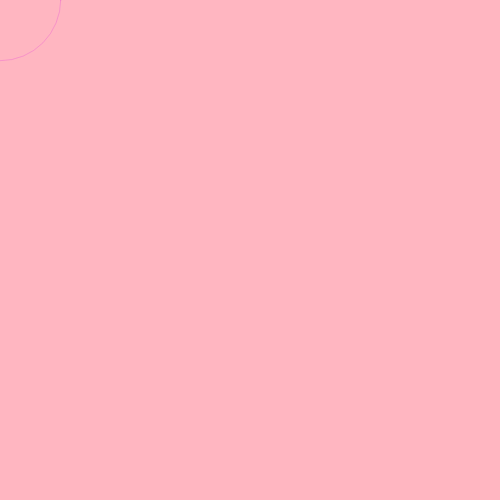
Frame 1 (no input)
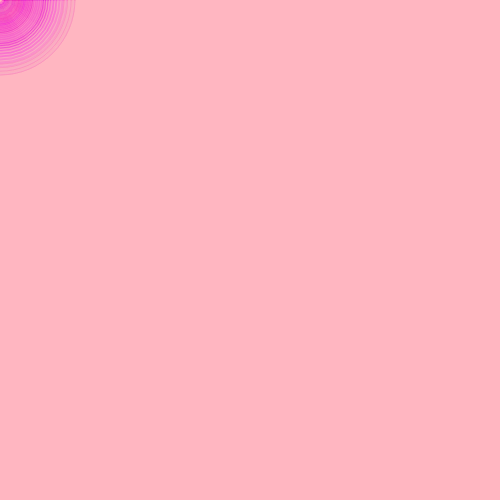
Frame 60 (no input)
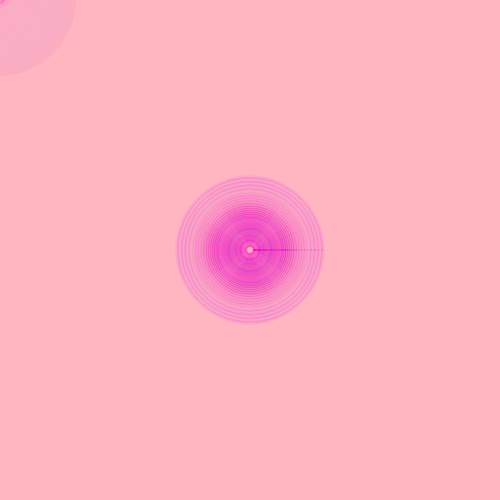
Frame 120 (the mouse pressed at the canvas centre since frame 60)

The p5.js sketch that drew these frames (run headless with seeded random() and noise() and a simulated clock; from frame 60 on, the mouse is pressed at the canvas centre):

// p5.js sketch
// ── sketch.js
let circles = [];

function setup() {
  createCanvas(500, 500);
  background(255, 182, 193);
}

function draw() {
  background(255, 182, 193, 20);

  let newCircle = {
    x: mouseX,
    y: mouseY,
    radius: random(50, 150),
    color: color(random(200, 255), 0, random(150, 255), 50),
  };
  circles.push(newCircle);

  for (let i = circles.length - 1; i >= 0; i--) {
    let circle = circles[i];
    noFill();
    stroke(circle.color);
    ellipse(circle.x, circle.y, circle.radius);

    circle.radius *= 0.95;
    circle.color.setAlpha(circle.color._getAlpha() * 0.95);

    if (circle.radius < 1 || circle.color._getAlpha() < 1) {
      circles.splice(i, 1);
    }
  }
}
